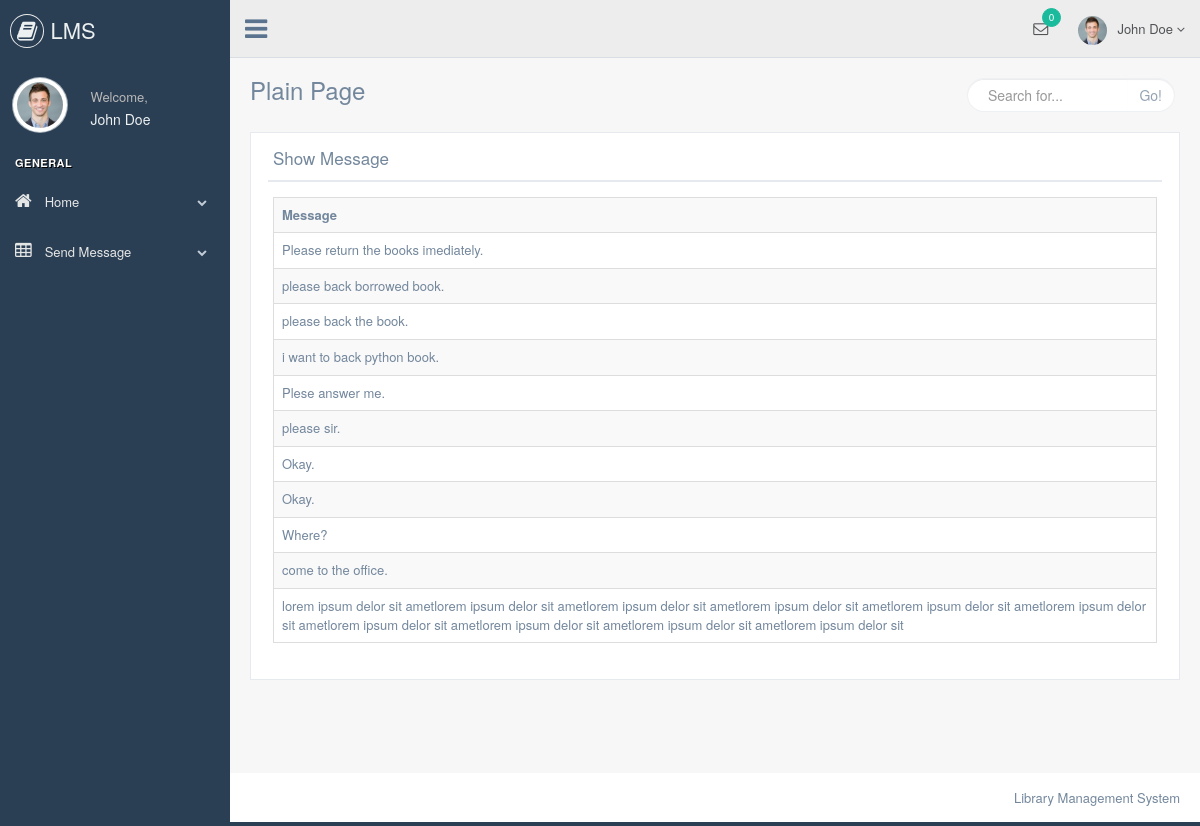
Page /student/show_message.php (signed in) on the committed database.
### tables this page shows
CREATE TABLE `message` (
  `id` int(11) NOT NULL,
  `u_id` int(10) NOT NULL,
  `mes` varchar(255) NOT NULL,
  `toAdmin` varchar(3) NOT NULL,
  `status` varchar(3) NOT NULL
);

### core/init.php (called while the page is built, shortened)
<?php
	include 'database/config.php';
	include 'classes/user.php';
	global $pdo;
	$user = new User($pdo);
 ?>

### core/classes/user.php (called while the page is built, shortened)
<?php
	class User
	{
		protected $pdo;
		function __construct($pdo)
		{
			$this->pdo = $pdo;
		}
		public function userAllData($table,$field,$id){
			$stmt = $this->pdo->prepare("SELECT * FROM {$table} WHERE {$field}=:{$field}");
			$stmt ->bindValue(":{$field}",$id,PDO::PARAM_INT);
			$stmt ->execute();
			return $stmt->fetchAll(PDO::FETCH_OBJ);
		}
	}
 ?>

### student/show_message.php (the view, shortened to what this page needs)
<?php include 'lib/header.php'; ?>
<?php
	$id = $_SESSION['user_id'];
 ?>
                            <div class="x_title">
                                <h2>Show Message</h2>
                                <div class="clearfix"></div>
                            </div>
                            <div class="x_content table-responsive">
                               <table class="table table-bordered table-striped">
                               	<tr>
                               		<th>Message</th>
                               	</tr>
                               	<?php
                               		if($msgs = $user->userAllData("message",'u_id',$id)) {
                               			foreach($msgs as $msg) {
                               				?>
                               				<tr>
                               					<td><?php echo $msg->mes; ?></td>
                               				</tr>
                               				<?php
                               			}
                               		}
                                ?>
                               </table>
                            </div>
<?php include 'lib/footer.php'; ?>

### rows in the picture
message: mes "Please return the books imediately."
message: mes "please back borrowed book."
message: mes "please back the book."
message: mes "i want to back python book."
message: mes "Plese answer me."
message: mes "please sir."
message: mes "Okay."
message: mes "Okay."
message: mes "Where?"
message: mes "come to the office."
message: mes "lorem ipsum delor sit ametlorem ipsum delor sit ametlorem ipsum delor sit ametlorem ipsum delor sit ametlorem ipsum delor sit ametlorem ipsum delor sit ametlorem ipsum delor sit ametlorem ipsum delor sit ametlorem ipsum delor sit ametlorem ipsum delor sit"

### other values in the picture
$count "0"
